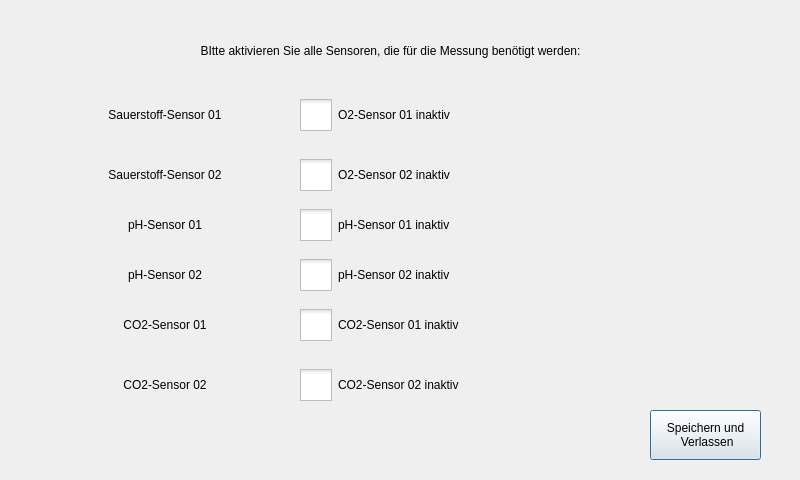
<?xml version="1.0" encoding="UTF-8"?>
<ui version="4.0">
 <class>Dialog</class>
 <widget class="QDialog" name="Dialog">
  <property name="geometry">
   <rect>
    <x>0</x>
    <y>0</y>
    <width>800</width>
    <height>480</height>
   </rect>
  </property>
  <property name="windowTitle">
   <string>Dialog</string>
  </property>
  <property name="styleSheet">
   <string notr="true">background-image : url(~/viveApp_2/DesktopUiQt/img/2019-11-13_01-Favicon_VIVE-MedTech.png);</string>
  </property>
  <widget class="QLabel" name="label_7">
   <property name="geometry">
    <rect>
     <x>90</x>
     <y>30</y>
     <width>601</width>
     <height>41</height>
    </rect>
   </property>
   <property name="text">
    <string>BItte aktivieren Sie alle Sensoren, die für die Messung benötigt werden:</string>
   </property>
   <property name="scaledContents">
    <bool>false</bool>
   </property>
   <property name="alignment">
    <set>Qt::AlignCenter</set>
   </property>
  </widget>
  <widget class="QPushButton" name="saveAndExit_pushButton">
   <property name="geometry">
    <rect>
     <x>650</x>
     <y>410</y>
     <width>111</width>
     <height>50</height>
    </rect>
   </property>
   <property name="text">
    <string>Speichern und
 Verlassen</string>
   </property>
  </widget>
  <widget class="QLabel" name="label">
   <property name="geometry">
    <rect>
     <x>90</x>
     <y>90</y>
     <width>150</width>
     <height>50</height>
    </rect>
   </property>
   <property name="text">
    <string>Sauerstoff-Sensor 01</string>
   </property>
   <property name="alignment">
    <set>Qt::AlignCenter</set>
   </property>
  </widget>
  <widget class="QCheckBox" name="checkBox_0">
   <property name="geometry">
    <rect>
     <x>300</x>
     <y>90</y>
     <width>180</width>
     <height>50</height>
    </rect>
   </property>
   <property name="styleSheet">
    <string notr="true">QCheckBox::indicator {
     width: 32px;
     height: 32px;
}</string>
   </property>
   <property name="text">
    <string>O2-Sensor 01 inaktiv </string>
   </property>
  </widget>
  <widget class="QLabel" name="label_3">
   <property name="geometry">
    <rect>
     <x>90</x>
     <y>300</y>
     <width>150</width>
     <height>50</height>
    </rect>
   </property>
   <property name="text">
    <string>CO2-Sensor 01</string>
   </property>
   <property name="alignment">
    <set>Qt::AlignCenter</set>
   </property>
  </widget>
  <widget class="QCheckBox" name="checkBox_4">
   <property name="geometry">
    <rect>
     <x>300</x>
     <y>300</y>
     <width>180</width>
     <height>50</height>
    </rect>
   </property>
   <property name="styleSheet">
    <string notr="true">QCheckBox::indicator {
     width: 32px;
     height: 32px;
}</string>
   </property>
   <property name="text">
    <string>CO2-Sensor 01 inaktiv </string>
   </property>
  </widget>
  <widget class="QCheckBox" name="checkBox_2">
   <property name="geometry">
    <rect>
     <x>300</x>
     <y>200</y>
     <width>180</width>
     <height>50</height>
    </rect>
   </property>
   <property name="styleSheet">
    <string notr="true">QCheckBox::indicator {
     width: 32px;
     height: 32px;
}</string>
   </property>
   <property name="text">
    <string>pH-Sensor 01 inaktiv </string>
   </property>
  </widget>
  <widget class="QLabel" name="label_5">
   <property name="geometry">
    <rect>
     <x>90</x>
     <y>200</y>
     <width>150</width>
     <height>50</height>
    </rect>
   </property>
   <property name="text">
    <string>pH-Sensor 01</string>
   </property>
   <property name="alignment">
    <set>Qt::AlignCenter</set>
   </property>
  </widget>
  <widget class="QCheckBox" name="checkBox_1">
   <property name="geometry">
    <rect>
     <x>300</x>
     <y>150</y>
     <width>180</width>
     <height>50</height>
    </rect>
   </property>
   <property name="styleSheet">
    <string notr="true">QCheckBox::indicator {
     width: 32px;
     height: 32px;
}</string>
   </property>
   <property name="text">
    <string>O2-Sensor 02 inaktiv </string>
   </property>
  </widget>
  <widget class="QLabel" name="label_2">
   <property name="geometry">
    <rect>
     <x>90</x>
     <y>150</y>
     <width>150</width>
     <height>50</height>
    </rect>
   </property>
   <property name="text">
    <string>Sauerstoff-Sensor 02</string>
   </property>
   <property name="alignment">
    <set>Qt::AlignCenter</set>
   </property>
  </widget>
  <widget class="QCheckBox" name="checkBox_5">
   <property name="geometry">
    <rect>
     <x>300</x>
     <y>360</y>
     <width>180</width>
     <height>50</height>
    </rect>
   </property>
   <property name="styleSheet">
    <string notr="true">QCheckBox::indicator {
     width: 32px;
     height: 32px;
}</string>
   </property>
   <property name="text">
    <string>CO2-Sensor 02 inaktiv </string>
   </property>
   <property name="iconSize">
    <size>
     <width>16</width>
     <height>16</height>
    </size>
   </property>
  </widget>
  <widget class="QLabel" name="label_4">
   <property name="geometry">
    <rect>
     <x>90</x>
     <y>360</y>
     <width>150</width>
     <height>50</height>
    </rect>
   </property>
   <property name="text">
    <string>CO2-Sensor 02</string>
   </property>
   <property name="alignment">
    <set>Qt::AlignCenter</set>
   </property>
  </widget>
  <widget class="QCheckBox" name="checkBox_3">
   <property name="geometry">
    <rect>
     <x>300</x>
     <y>250</y>
     <width>180</width>
     <height>50</height>
    </rect>
   </property>
   <property name="styleSheet">
    <string notr="true">QCheckBox::indicator {
     width: 32px;
     height: 32px;
}</string>
   </property>
   <property name="text">
    <string>pH-Sensor 02 inaktiv </string>
   </property>
  </widget>
  <widget class="QLabel" name="label_6">
   <property name="geometry">
    <rect>
     <x>90</x>
     <y>250</y>
     <width>150</width>
     <height>50</height>
    </rect>
   </property>
   <property name="text">
    <string>pH-Sensor 02</string>
   </property>
   <property name="alignment">
    <set>Qt::AlignCenter</set>
   </property>
  </widget>
  <widget class="QLabel" name="label_8">
   <property name="geometry">
    <rect>
     <x>660</x>
     <y>10</y>
     <width>131</width>
     <height>121</height>
    </rect>
   </property>
   <property name="text">
    <string/>
   </property>
   <property name="scaledContents">
    <bool>false</bool>
   </property>
  </widget>
  <zorder>label_8</zorder>
  <zorder>label_7</zorder>
  <zorder>saveAndExit_pushButton</zorder>
  <zorder>label</zorder>
  <zorder>checkBox_0</zorder>
  <zorder>label_3</zorder>
  <zorder>checkBox_4</zorder>
  <zorder>checkBox_2</zorder>
  <zorder>label_5</zorder>
  <zorder>checkBox_1</zorder>
  <zorder>label_2</zorder>
  <zorder>checkBox_5</zorder>
  <zorder>label_4</zorder>
  <zorder>checkBox_3</zorder>
  <zorder>label_6</zorder>
 </widget>
 <resources/>
 <connections/>
</ui>
